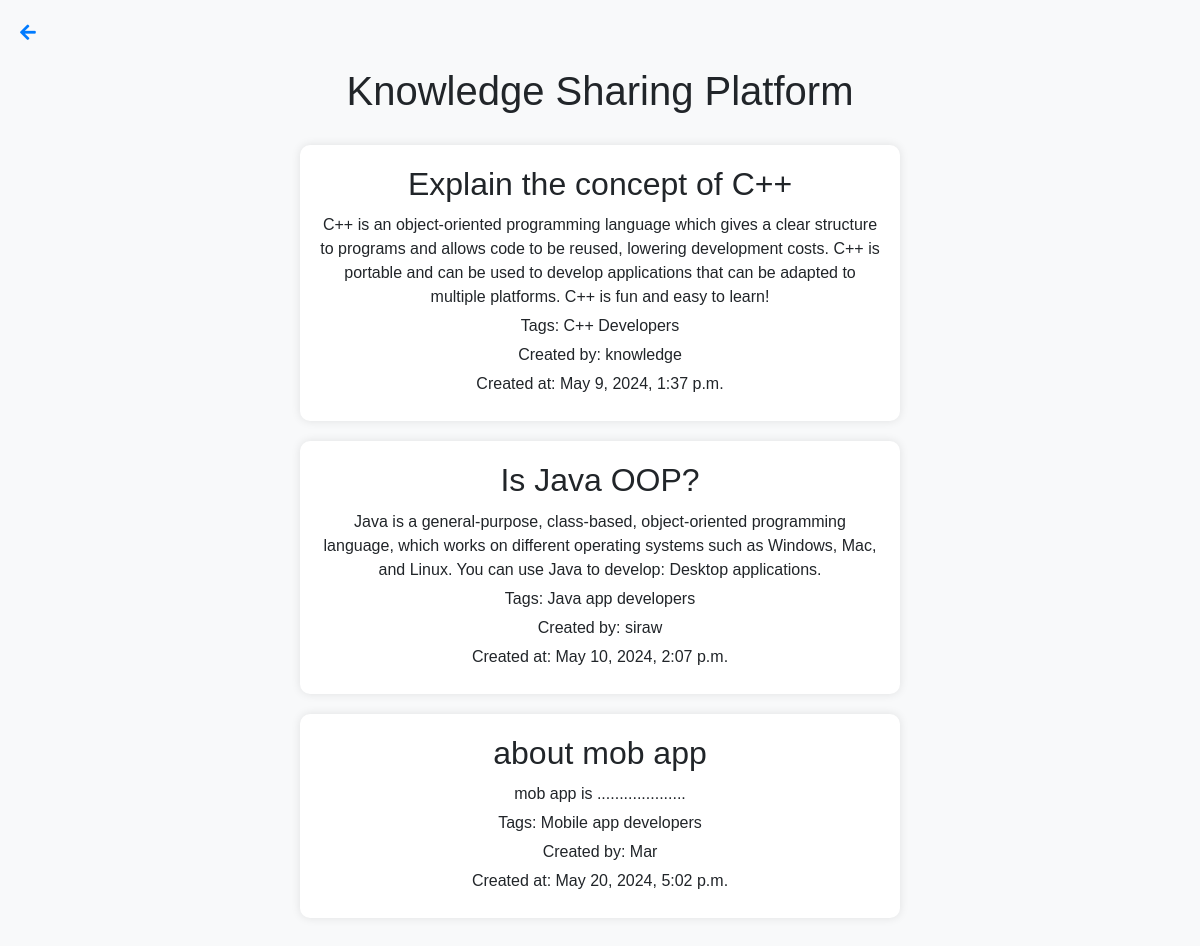
Page /article_list/ on the committed database.
### knowledge_portal/models.py (models this page shows, shortened)
class Post(models.Model):
    user = models.ForeignKey(User, on_delete=models.CASCADE)
    title = models.CharField(max_length=100)
    content = models.TextField()
    created_at = models.DateTimeField(auto_now_add=True)
    tags = models.ManyToManyField(Tag)

class Tag(models.Model):
    name = models.CharField(max_length=50)

### knowledge_portal/views.py (the view)
# urls.py: path('article_list/', views.article_list, name='article_list'),
def article_list(request):
    posts = Post.objects.all()
    return render(request, 'knowledge_portal/article_list.html', {'posts': posts})

### knowledge_portal/templates/Knowledge_portal/article_list.html (shortened to what this page needs)
<!DOCTYPE html>
<html lang="en">
<head>
    <link rel="stylesheet" href="https://cdnjs.cloudflare.com/ajax/libs/font-awesome/5.15.3/css/all.min.css" />
    <link href="https://stackpath.bootstrapcdn.com/bootstrap/4.5.2/css/bootstrap.min.css" rel="stylesheet">
</head>
<body>
    <a href="/" class="back-link"><i class="fas fa-arrow-left"></i></a>
    <h1> Knowledge Sharing Platform</h1>
    <ul>
        {% for post in posts %}
            <li>
                <h2>{{ post.title }}</h2>
                <p>{{ post.content }}</p>
                <p>Tags:
                    {% for tag in post.tags.all %}
                        {{ tag.name }}
                    {% endfor %}
                </p>
                <p>Created by: {{ post.user.username }}</p>
                <p>Created at: {{ post.created_at }}</p>
            </li>
        {% endfor %}
    </ul>
</body>
</html>

### knowledge_portal/templates/Knowledge_portal/article_list.html (style rules this page uses)
body { font-family: Arial, sans-serif; background-color: #f8f9fa; padding: 20px; }
h1 { text-align: center; margin-bottom: 30px; }
ul { list-style-type: none; padding: 0; }
li { background-color: #fff; border-radius: 10px; box-shadow: 0 0 10px rgba(0, 0, 0, 0.1); padding: 20px; margin-bottom: 20px; text-align: center; max-width: 600px; margin-left: auto; margin-right: auto; }
li h2 { margin-bottom: 10px; }
li p { margin-bottom: 5px; }
.back-link { display: block; margin-bottom: 20px; color: #007bff; text-decoration: none; font-size: 18px; }
.back-link i { margin-right: 5px; }

### rows in the picture
Post: title "Explain the concept of C++", content "C++ is an object-oriented programming language which gives a clear structure to programs and allows code to be reused, lowering development costs. C++ is portable and can be used to develop applications that can be adapted to multiple platforms. C++ is fun and easy to learn!", user.username "knowledge", created_at "May 9, 2024, 1:37 p.m."
Tag: name "C++ Developers"
Post: title "Is Java OOP?", content "Java is a general-purpose, class-based, object-oriented programming language, which works on different operating systems such as Windows, Mac, and Linux. You can use Java to develop: Desktop applications.", user.username "siraw", created_at "May 10, 2024, 2:07 p.m."
Tag: name "Java app developers"
Post: title "about mob app", content "mob app is ....................", user.username "Mar", created_at "May 20, 2024, 5:02 p.m."
Tag: name "Mobile app developers"
